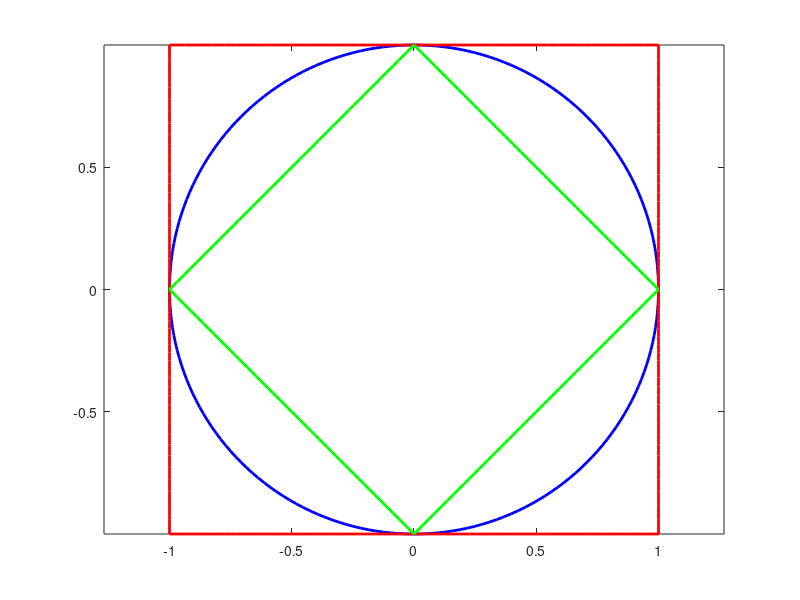

Write MATLAB code to recreate this figure.
clear;
clc;
x = -1:0.01:1;
y = sqrt(1 - x .^ 2);
plot(x, y)
hold on
plot(x, -y)

theta = 0:pi/100:2*pi;
plot(cos(theta),sin(theta),'b','linewidth',2)
axis equal

P=[cos(theta); sin(theta)]
normP_inf=max(abs(P));
pinf=P;
pinf(1,:)=P(1,:)./normP_inf;
pinf(2,:)=P(2,:)./normP_inf;

plot(pinf(1,:),pinf(2,:),'r','linewidth',2)

normP_1=sum(abs(P));
p1=P;
p1(1,:)=p1(1,:) ./ normP_1;
p1(2,:)=p1(2,:) ./ normP_1;

plot(p1(1,:),p1(2,:),'g','linewidth',2)
